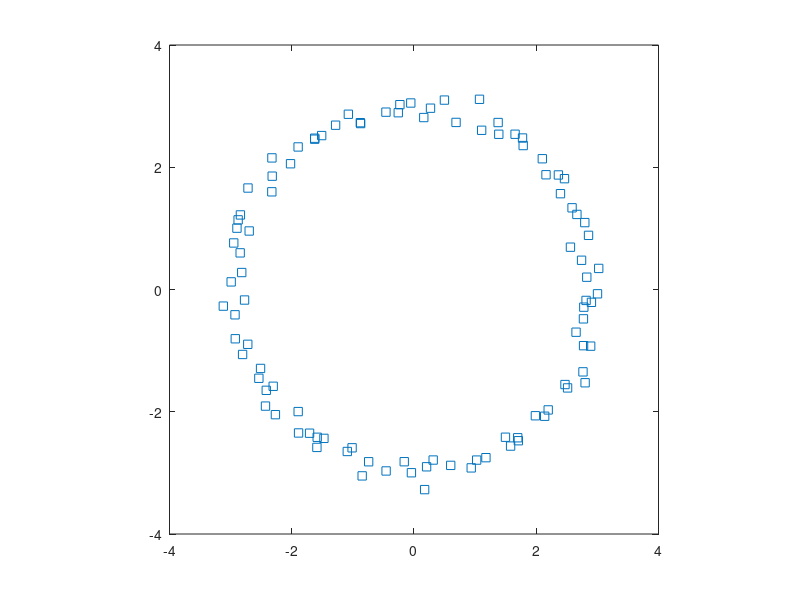

MATLAB code to generate this figure: (Note: this script raises an error after producing the figure.)
%% Nonlinear Model Fitting
% Fit a circle to a noisy ring
%% Create a ring and Fit a Circle
N = 100;

% Circle parameters
th = linspace(0,2*pi,N); % theta (angles)
r  = 3; % radius

% Cartesian coordinates from polar coords.
x = r*cos(th) + randn(1,N)/8;
y = r*sin(th) + randn(1,N)/8;

% Plot the ring
figure(1)
plot(x,y,'s')
axis square

% Initialize radius and setup function min
initParms = 6;
funch = @(initParms) fitCirc(initParms,[x; y]);

% Fit the model using fminsearch
figure(1)
[outparams1,sse1,exitflag1,fmininfo] = fminsearch(funch,initParms);

% Fit the model using lsqnonlin
[outparams2,~,sse2,exitflag2,lsinfo] = lsqnonlin(funch,initParms);

%%  Compare Computation Time and SSE Tests
% Number of repetitions
nreps = 100;

% Initialize time and SSE
[sses,comptime] = deal( zeros(2,nreps) );

% Create a loop for comparing
for repi=1:nreps   
    % Start timer and run fminsearch
    tic
    [outparams1,sse1,exitflag1,fmininfo] = fminsearch(funch,initParms);
    
    % Stop timer and collect data
    comptime(1,repi) = toc;
    sses(1,repi) = sse1;
    
    % Same for lsqnonlin
    tic
    [outparams2,~,sse2,exitflag2,lsinfo] = lsqnonlin(funch,initParms);

    comptime(2,repi) = toc;
    sses(2,repi) = sse2;
end

% Plot the computation times
figure(2)
subplot(121)
plot(repmat([1;2],1,nreps),comptime*1000,'o','markersize',16,'markerfacecolor','k')
set(gca,'xlim',[0 3],'xtick',1:2,'xticklabel',{'fminsearch';'lsqnonlin'})
ylabel('Computation times (ms)')

% Plot the SSEs
subplot(122)
plot(repmat([1;2],1,nreps),sses,'o','markersize',16,'markerfacecolor','k')
set(gca,'xlim',[0 3],'xtick',1:2,'xticklabel',{'fminsearch';'lsqnonlin'})
ylabel('Sum of squared errors')

%% Visualization of Fitting
rs = [1 4];
rotang = [pi/2 pi/11];

x = rs(1)*cos(th+rotang(1)) + randn(1,N)/8;
y = rs(2)*sin(th+rotang(2)) + randn(1,N)/8;

figure(3)
plot(x,y,'o')
axis square

initParms = [ 2 2 pi pi ];
funch = @(initParms) fitOval(initParms,[x; y]);

[outparams1,sse1,exitflag1,fmininfo] = fminsearch(funch,initParms);

%% end